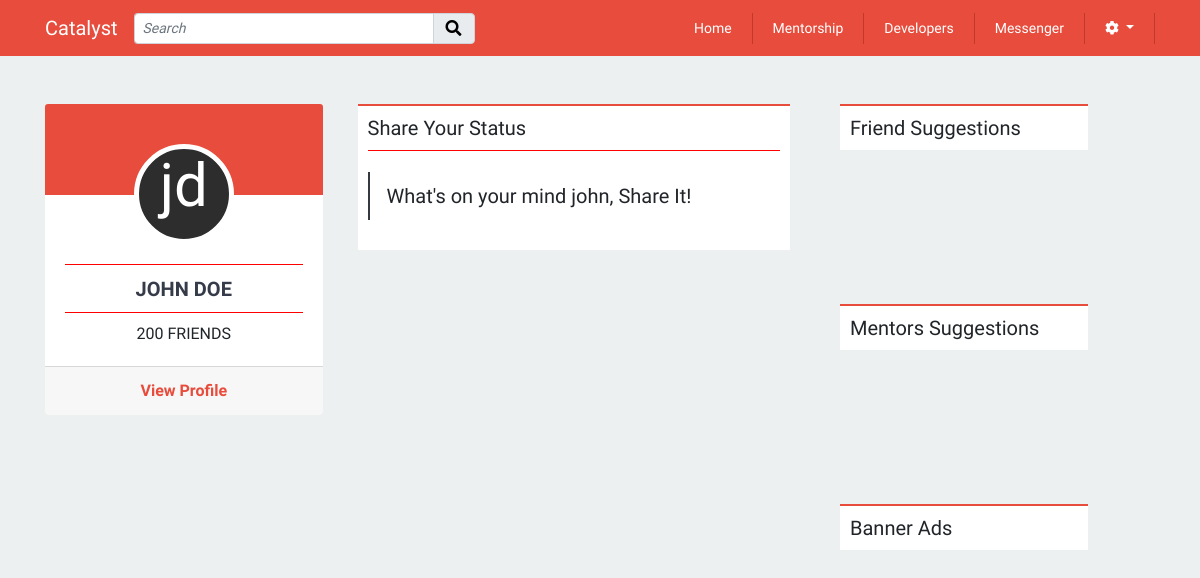
/includes/homepage/homepage.php (signed in), run on an earlier commit of the app's database.
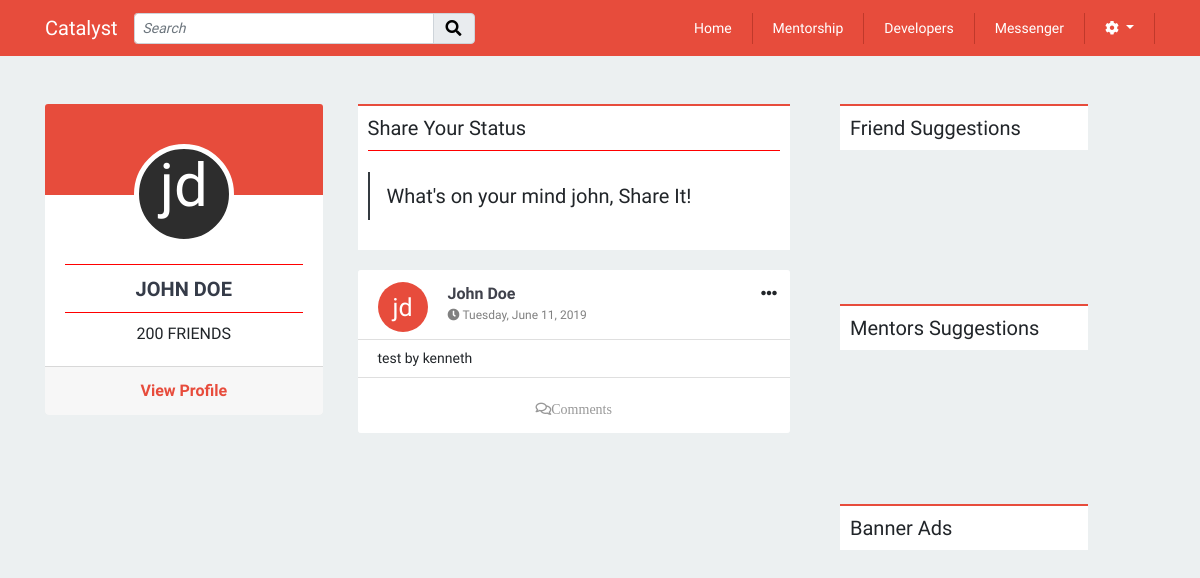
And on a later commit of the database.
### tables this page shows
CREATE TABLE `statuss` (
  `id` int(11) NOT NULL,
  `message` varchar(1200) NOT NULL,
  `status_date` datetime NOT NULL DEFAULT CURRENT_TIMESTAMP,
  `profile_id` int(11) NOT NULL
);

CREATE TABLE `profiles` (
  `id` int(11) NOT NULL,
  `fname` varchar(255) NOT NULL,
  `lname` varchar(255) NOT NULL,
  `email` varchar(255) NOT NULL,
  `contact` varchar(255) NOT NULL,
  `image` longtext,
  `location` varchar(255) DEFAULT NULL,
  `position` varchar(255) DEFAULT NULL,
  `portfolio_url` varchar(255) DEFAULT NULL,
  `mentorship_status` tinyint(1) DEFAULT NULL,
  `user_id` int(11) NOT NULL
);

### models/status/status.php (called while the page is built, shortened)
<?php
class Status
{
	public function getAllStatus($db){
		$query = "SELECT * FROM statuss ORDER BY status_date DESC";
		$pdost = $db->prepare($query);
		$pdost->execute();
		$status = $pdost->fetchAll(PDO::FETCH_OBJ);
		return $status;
	}
}

### models/profile/user-profile.php (called while the page is built, shortened)
<?php
class Profile
{
	public function getProfileById($id, $db){
		$query = "SELECT * FROM profiles WHERE id = :id";
		$pdost = $db->prepare($query);
		$pdost->bindParam(':id', $id);
		$pdost->execute();
		$profile = $pdost->fetch(PDO::FETCH_OBJ);
		return $profile;
	}
}

### includes/homepage/homepage.php (the view, shortened to what this page needs)
<?php
require_once 'header.php';
require_once '../../session.php';
require_once MODELS_PATH . "/database.php";
require_once MODELS_PROFILE_PATH . "/user-profile.php";
require_once MODELS_STATUS_PATH . "/status.php";
	$profile_id = $_SESSION['spId'];
	$query = "SELECT * FROM profiles WHERE id = $profile_id";
	$db = Database::getDb();
	$pdost = $db->prepare($query);
	$profile = $pdost->execute();
	$profile = $pdost->fetch(PDO::FETCH_OBJ);
	$s = new Status();
	$statuss =  $s->getAllStatus($db);
	$p = new Profile();
	 $fName = $profile->fname;
	 $lName = $profile->lname;
	$firstChar = mb_substr($fName, 0, 1, "UTF-8");
	$secChar = mb_substr($lName, 0, 1, "UTF-8");
?>
<br>
<br>
<div class="container">
	<div class="row">
		<div class="col-md-3 homepage-left-sidebar">
			<div class="card text-center">
				<div class="card-header homepage-left-sidebar-header">
					<div class="dev-profile-contatiner" style="margin:0 auto;top:30px;">
						<div class="profile-avatar-circle">
							<span class="profile-initials"><?php echo $firstChar . $secChar ?></span>
						</div>
					</div>
				</div>
				<div class="card-body text-center">
					<hr>
					<a href="../userProfile/user-profile.php" class="text-center" style="font-weight:bold; font-size:20px; text-transform:uppercase"><?php echo $profile->fname . " " . $profile->lname; ?></a>
					<hr>
					<p>200 FRIENDS</p>
				</div>
				<div class="card-footer text-muted">
					<a href="../userProfile/user-profile.php" class="" style="color: #E74C3C;font-weight:bold;">View Profile</a>
				</div>
			</div>
		</div>
		<div class="col-md-5 homepage-profile">
			<h5 class="sidebar-h5" style="background:white;">Share Your Status
				<hr />
				<div class="status-container">
					<button type="button" class="btn btn-block btn-lg text-left status-text-modal" data-toggle="modal" data-target="#exampleModalCenter">
						What's on your mind <?= $profile->fname ?>, Share It!
					</button>
					<?php require_once "../../includes/status/status-modal.php";?>
				</div>
			</h5>
			<div>
				<?php require_once "../../includes/status/status-list.php";?>
			</div>
		</div>
		<div class="col-md-3 homepage-right-sidebar">
			<div class="sidebar-right-height">
				<h5 class="sidebar-h5">Friend Suggestions</h5>
			</div>
			<div class="sidebar-right-height">
				<h5 class="sidebar-h5">Mentors Suggestions</h5>
			</div>
			<div class="sidebar-right-height">
				<h5 class="sidebar-h5">Banner Ads</h5>
			</div>
		</div>
	</div>
</div>
<?php
require_once 'footer.php';
?>

### includes/status/status-list.php (shortened to what this page needs)
<?php
foreach($statuss as $status){
	$profile = $p->getProfileById($status->profile_id, $db);
	$datePosted = date('l, F d, Y', strtotime($status->status_date));
	$fName = $profile->fname;
	$lName = $profile->lname;
	$firstChar = mb_substr($fName, 0, 1, "UTF-8");
	$secChar = mb_substr($lName, 0, 1, "UTF-8");
	echo '<div class="card text-center status-container">'
	.'<div class="card-header text-left status-headbg">'
	. '<div class="status-avatar-circle">'
	. '<span class="status-initials">' . $firstChar . $secChar . '</span>'
	. '</div>'
	. '<div class="status-userInfo">' . '<span class="status-userName">' . $fName . " " . $lName
	. '</span>'
	. '<span class="status-date"><i class="fas fa-clock"></i>&nbsp;'
	. $datePosted
	. '</span>'
	. '</div>'
	. '</div>'
	.'<div class="card-body status-card-body">'
	. '<span class="status-content">' . $status->message . '</span>'
	.'</div>'
	. '<div class="status-settings mr-auto">'
	.'<div class="dropdown">'
	.'<a class="btn" href="#" role="button" id="dropdownMenuLink" data-toggle="dropdown" aria-haspopup="true" aria-expanded="false">'
	. '<i class="fas fa-ellipsis-h"></i>'
	.'</a>'
	.'<div class="dropdown-menu" aria-labelledby="dropdownMenuLink">';
	echo '</div>'
	.'</div>'
	. '</div>'
	.'<div class="card-footer status-headbg">';
	 echo ' <button class="btn comment-button btn-block" type="button" data-toggle="collapse" data-target="#collapseComments' . $status->id . '" aria-expanded="false" aria-controls="collapseComments">'
   . '<i class="far fa-comments">Comments</i>'
  .'</button>';
	echo "</div>"
	. '</div>';
}
?>

What changed in the data, as far as the page shows it:
added statuss: profile.fname "j", profile.lname "d", profile.fname "John", profile.lname "Doe", status_date "Tuesday, June 11, 2019", message "test by kenneth"
